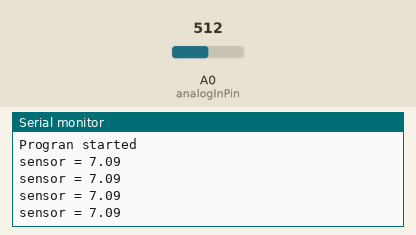
A sketch run on a simulated Arduino Uno, built with avr-gcc and run on an emulated ATmega328P. Parts: the last lines printed to the serial monitor. Inputs (shaded band) come from the test bench; at power-on: A0 (analogInPin) = 512.

Above: at 1.2 s.
1.3 s: A0 (analogInPin) set to 716
At 1.59 s:
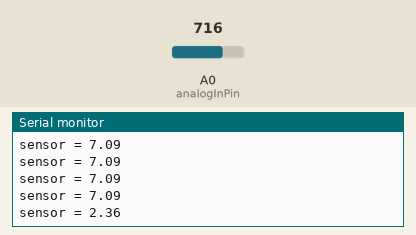
2.8 s: A0 (analogInPin) set to 900
At 2.88 s:
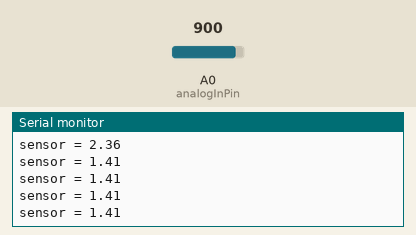
Timing chart, 0 to 5.8 s (numbered marks = the images above; inputs shaded):
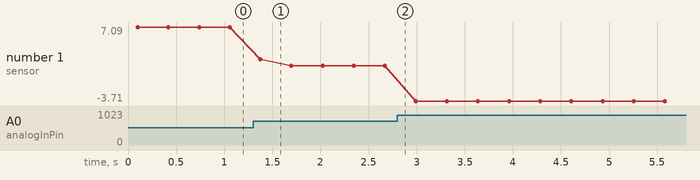

The sketch:

PHsensor.ino
```cpp
#include <stdlib.h>
#include <SoftwareSerial.h>
#include <ArduinoJson.h>
SoftwareSerial nodemcu(5,6);  //rx, tx

String value="";
float phval;

const int analogInPin = A0;
int sensorValue = 0;
unsigned long int avgValue;
float b;
int buf[10],temp;


void setup() {

 Serial.begin(9600);
 nodemcu.begin(9600);
 Serial.println("Progran started");

}

void loop() {
  StaticJsonBuffer<1000> jsonBuffer;
  JsonObject& data = jsonBuffer.createObject();

 ph_data();

 data["PhData"] = phval;
 data.printTo(nodemcu);
 jsonBuffer.clear();
 Serial.println(phval);

 delay(200);
}


void ph_data(){
   for(int i=0;i<10;i++)
 {
  buf[i]=analogRead(analogInPin);
  delay(10);
 }
 for(int i=0;i<9;i++)
 {
  for(int j=i+1;j<10;j++)
  {
   if(buf[i]>buf[j])
   {
    temp=buf[i];
    buf[i]=buf[j];
    buf[j]=temp;
   }
  }
 }
 avgValue=0;
 for(int i=2;i<8;i++)
 avgValue+=buf[i];
 float pHVol=(float)avgValue*5.0/1024/6;
 float phValue = -5.70 * pHVol + 21.34;
 Serial.print("sensor = ");
 phval = phValue;
 value = phValue;

 }
```

Measured:
- after the input at 1.3 s, the serial monitor: prints a new line after 0.08 s (image 1)
- plotted number 1: 7.09 → 1.41 after the input at 1.3 s, 1.41 → -3.71 after the input at 2.8 s
